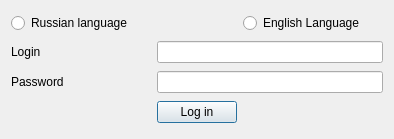
<?xml version="1.0" encoding="UTF-8"?>
<ui version="4.0">
 <class>Dialog</class>
 <widget class="QDialog" name="Dialog">
  <property name="geometry">
   <rect>
    <x>0</x>
    <y>0</y>
    <width>394</width>
    <height>139</height>
   </rect>
  </property>
  <property name="windowTitle">
   <string>Окно авторизации</string>
  </property>
  <layout class="QGridLayout" name="gridLayout">
   <item row="2" column="1" colspan="2">
    <widget class="QLineEdit" name="lineEdit"/>
   </item>
   <item row="2" column="0">
    <widget class="QLabel" name="labelLogin">
     <property name="text">
      <string>Login</string>
     </property>
    </widget>
   </item>
   <item row="4" column="1">
    <widget class="QPushButton" name="pushButtonLogIn">
     <property name="text">
      <string>Log in</string>
     </property>
    </widget>
   </item>
   <item row="4" column="2">
    <spacer name="horizontalSpacer_2">
     <property name="orientation">
      <enum>Qt::Horizontal</enum>
     </property>
     <property name="sizeHint" stdset="0">
      <size>
       <width>132</width>
       <height>20</height>
      </size>
     </property>
    </spacer>
   </item>
   <item row="0" column="0">
    <widget class="QRadioButton" name="radioButton">
     <property name="text">
      <string>Russian language</string>
     </property>
    </widget>
   </item>
   <item row="4" column="0">
    <spacer name="horizontalSpacer">
     <property name="orientation">
      <enum>Qt::Horizontal</enum>
     </property>
     <property name="sizeHint" stdset="0">
      <size>
       <width>133</width>
       <height>20</height>
      </size>
     </property>
    </spacer>
   </item>
   <item row="3" column="0">
    <widget class="QLabel" name="labelPassword">
     <property name="text">
      <string>Password</string>
     </property>
    </widget>
   </item>
   <item row="3" column="1" colspan="2">
    <widget class="QLineEdit" name="lineEdit_2">
     <property name="echoMode">
      <enum>QLineEdit::Password</enum>
     </property>
    </widget>
   </item>
   <item row="0" column="2">
    <widget class="QRadioButton" name="radioButton_2">
     <property name="text">
      <string>English Language</string>
     </property>
    </widget>
   </item>
  </layout>
 </widget>
 <resources/>
 <connections/>
</ui>
